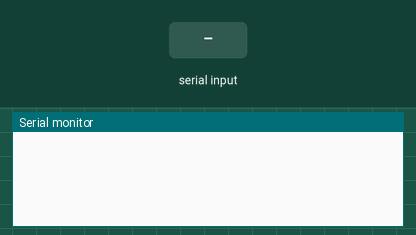
This sketch was run on a simulated Arduino Uno, built with avr-gcc and run on an emulated ATmega328P. On the bench: the last lines printed to the serial monitor. The test bench sets the inputs (shaded band).

Above: at 1.2 s.
1.3 s: "DISPENSE 2 30\n" received over Serial
At 2.1 s:
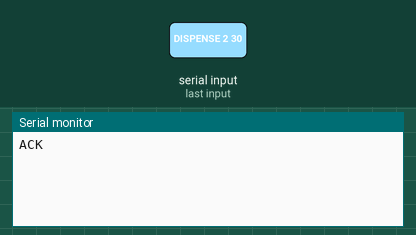
At 3.3 s:
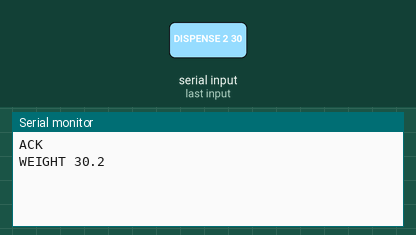

Measured:
- after the input at 1.3 s, the serial monitor: prints a new line at once (image 1)

The sketch:

mcu.ino
```cpp
void setup() {
  Serial.begin(9600);
}

void loop() {
  if (Serial.available()) {

    String command = Serial.readStringUntil('\n');

    if (command == "DISPENSE 2 30") {
      Serial.println("ACK");

      delay(1000);

      Serial.println("WEIGHT 30.2");
    }
  }
}
```
